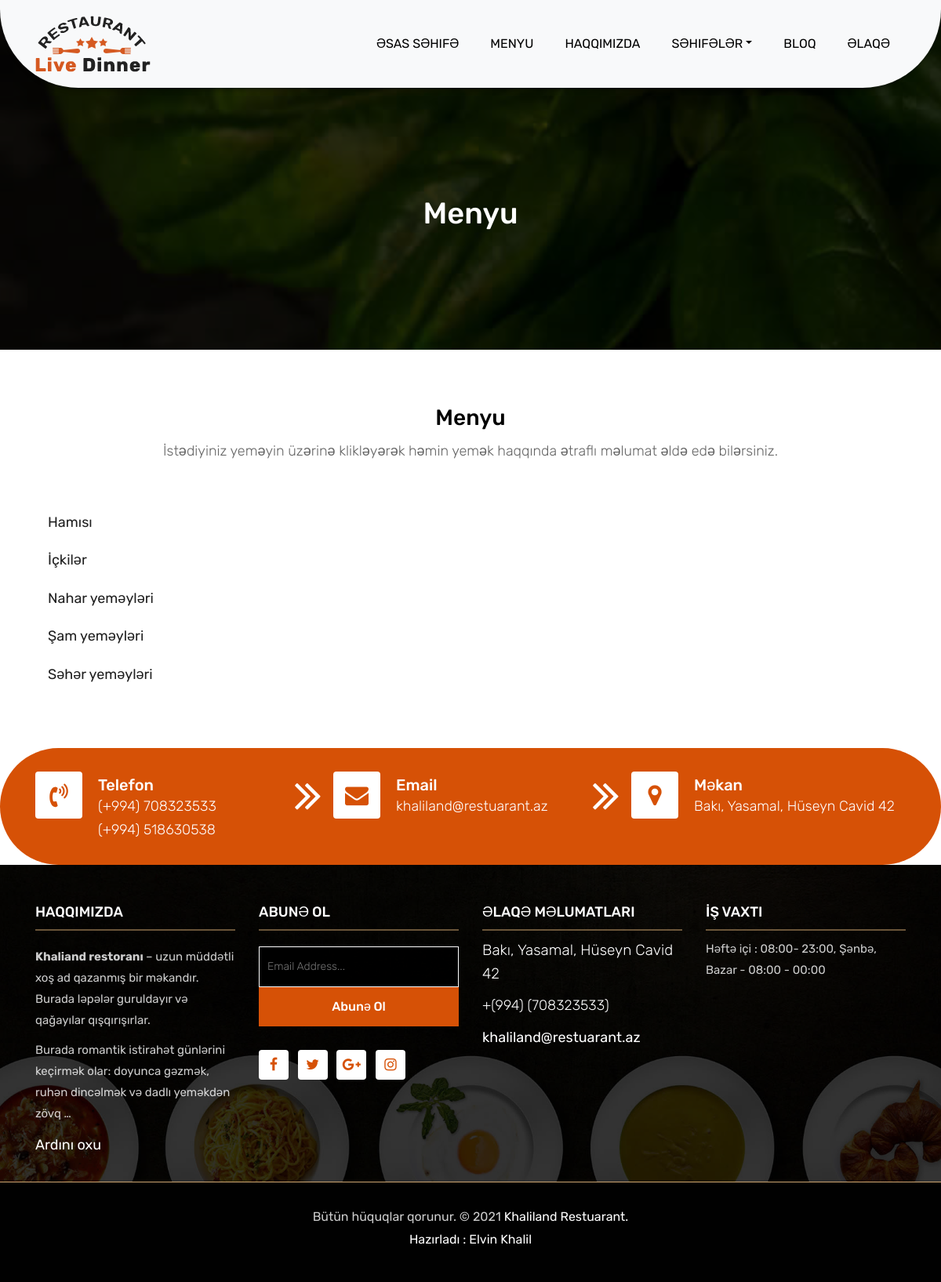
The app's page /menu/ with its own data.
### meals/models.py (models this page shows, shortened)
class Category(models.Model):
    name = models.CharField(max_length=50,verbose_name="Ad")
    slug = models.SlugField(blank=True, null=True)
    def __str__(self):
        return self.name
    class Meta:
        verbose_name = "Kateqoriya"
        verbose_name_plural = "Kateqoriyalar"

### settings/models.py (models this page shows)
class Settings(models.Model):
    STATUS = (
        ('True', 'Bəli'),
        ('False','Xeyr'),
    )
    title = CharField(max_length=40, verbose_name="Başlıq")
    about_short = RichTextField(verbose_name = "Kiçik hekayə")
    about = RichTextField(verbose_name="Haqqında")
    phone = IntegerField(verbose_name="Telefon1")
    phone2 = IntegerField(verbose_name="Telefon2",blank=True, null=True)
    email = EmailField(max_length=100,verbose_name="Elektron Poçt")
    location = CharField(max_length=400, verbose_name="Məkan")
    worktime = CharField(max_length=100,verbose_name="İş vaxtları")
    contanctinf = CharField(max_length=200,verbose_name="Əlaqə Məlumatları",blank=True, null=True)
    facebook = CharField(max_length=400,verbose_name="Facebook link")
    instagram = CharField(max_length=400,verbose_name="Instagran link")
    twitter = CharField(max_length=400,verbose_name="Twitter link")
    google = CharField(max_length=400,verbose_name="Google link")
    google_map =CharField(max_length=10000,verbose_name="Xəritə link")
    icon = ImageField()
    status= models.CharField(max_length=10, choices=STATUS)
    created_at= DateTimeField(auto_now_add=True)
    updated_at= DateTimeField(auto_now=True)
    class Meta:
        verbose_name = "Parametr"
        verbose_name_plural = "Parametrlər"

### meals/views.py (the view)
# urls.py: path("menu/",menu, name = "menu"),
def menu(request):
    meals = Meals.objects.all()
    categories = Category.objects.all()
    settings = Settings.objects.all()
    context = {
            "meals":meals,
            "categories":categories,
            "settings":settings,
        }
    return render(request, "Home/menu.html",context)

### templates/Home/menu.html (shortened to what this page needs)
{% extends "base.html" %}
{% block body %}
	<div class="all-page-title page-breadcrumb">
		<div class="container text-center">
			<div class="row">
				<div class="col-lg-12">
					<h1>Menyu</h1>
				</div>
			</div>
		</div>
	</div>
{% endblock body %}
{% block startmenu %}
{% include "Home/includes/startmenu.html" %}
{% endblock startmenu %}

### templates/Home/includes/startmenu.html (shortened to what this page needs)
{% load static %}
<div class="menu-box">
    <div class="container">
        <div class="row">
            <div class="col-lg-12">
                <div class="heading-title text-center">
                    <h2>Menyu</h2>
                    <p>İstədiyiniz yeməyin üzərinə klikləyərək həmin yemək haqqında ətraflı məlumat əldə edə bilərsiniz.</p>
                </div>
            </div>
        </div>
        <div class="row inner-menu-box">
            <div class="col-3">
                <div class="nav flex-column nav-pills" id="v-pills-tab" role="tablist" aria-orientation="vertical">
                    <a class="nav-link" id="all-tab" data-toggle="pill" href="#all" role="tab" aria-controls="all" aria-selected="false">Hamısı</a>
                    {% for category in categories  %}
                    <a class="nav-link" id="{{category}}-tab" data-toggle="pill" href="#{{category.slug}}" role="tab" aria-controls="{{category}}" aria-selected="false">{{category}}</a>
                    {% endfor %}
                </div>
            </div>
            <div class="col-9">
            </div>
        </div>
    </div>
</div>

### templates/Home/includes/startcontactinfo.html
{% for setting in  settings %}
<div class="contact-imfo-box">
    <div class="container">
        <div class="row">
            <div class="col-md-4 arrow-right">
                <i class="fa fa-volume-control-phone"></i>
                <div class="overflow-hidden">
                    <h4>Telefon</h4>
                    <p class="lead">
                        (+994) {{setting.phone}}
                    </p>
                    <p class="lead">
                        (+994) {{setting.phone2}}
                    </p>
                </div>
            </div>
            <div class="col-md-4 arrow-right">
                <i class="fa fa-envelope"></i>
                <div class="overflow-hidden">
                    <h4>Email</h4>
                    <p class="lead">
                        {{setting.email}}
                    </p>
                </div>
            </div>
            <div class="col-md-4">
                <i class="fa fa-map-marker"></i>
                <div class="overflow-hidden">
                    <h4>Məkan</h4>
                    <p class="lead">
                       {{setting.location}}
                    </p>
                </div>
            </div>
        </div>
    </div>
</div>
{% endfor %}

### templates/Home/includes/startfotter.html (shortened to what this page needs)
{% load static %}
	<footer class="footer-area bg-f">
		{% for setting in settings  %}
		<div class="container">
			<div class="row">
				<div class="col-lg-3 col-md-6">
					<h3>Haqqımızda </h3>
					<p>{{setting.about|truncatewords:30|safe}}</p><p><a href="{% url 'about' %}">Ardını oxu</a></p>
				</div>
				<div class="col-lg-3 col-md-6">
					<h3>Abunə ol</h3>
					<div class="subscribe_form">
						<form class="subscribe_form">
							<input name="EMAIL" id="subs-email" class="form_input" placeholder="Email Address..." type="email">
							<button type="submit" class="submit">Abunə Ol</button>
						</form>
					</div>
					<ul class="list-inline f-social">
						<li class="list-inline-item"><a href="{{setting.facebook}}"><i class="fa fa-facebook" aria-hidden="true"></i></a></li>
						<li class="list-inline-item"><a href="{{setting.twitter}}"><i class="fa fa-twitter" aria-hidden="true"></i></a></li>
						<li class="list-inline-item"><a href="{{setting.google}}"><i class="fa fa-google-plus" aria-hidden="true"></i></a></li>
						<li class="list-inline-item"><a href="{{setting.instagram}}"><i class="fa fa-instagram" aria-hidden="true"></i></a></li>
					</ul>
				</div>
				<div class="col-lg-3 col-md-6">
					<h3>Əlaqə məlumatları</h3>
					<p class="lead">{{setting.location}}</p>
					<p class="lead"><a href="#">+(994) ({{setting.phone}})</a></p>
					<p><a href="#"> {{setting.email}}</a></p>
				</div>
				<div class="col-lg-3 col-md-6">
					<h3>İş vaxtı</h3>
					<p><span class="text-color">{{setting.worktime}}
				</div>
			</div>
		</div>
		{% endfor %}
		<div class="copyright">
			<div class="container">
				<div class="row">
					<div class="col-lg-12">
						<p class="company-name">Bütün hüquqlar qorunur. &copy; 2021 <a href="#">Khaliland Restuarant.</a > <br> <a href="https://www.facebook.com/khaliloff.alvin/">Hazırladı : Elvin Khalil</a>
					</div>
				</div>
			</div>
		</div>
	</footer>

### records on screen
Category: name "İçkilər"
Category: name "Nahar yeməyləri"
Category: name "Şam yeməyləri"
Category: name "Səhər yeməyləri"
Settings: phone "708323533", phone2 "518630538", email "khaliland@restuarant.az", location "Bakı, Yasamal, Hüseyn Cavid 42", about "Khaliand restoranı – uzun müddətli xoş ad qazanmış bir məkandır. Burada ləpələr guruldayır və qağayılar qışqırışırlar. Burada romantik istirahət günlərini keçirmək olar: doyunca gəzmək, ruhən dincəlmək və dadlı yeməkdən zövq …", worktime "Həftə içi : 08:00- 23:00, Şənbə, Bazar - 08:00 - 00:00"
